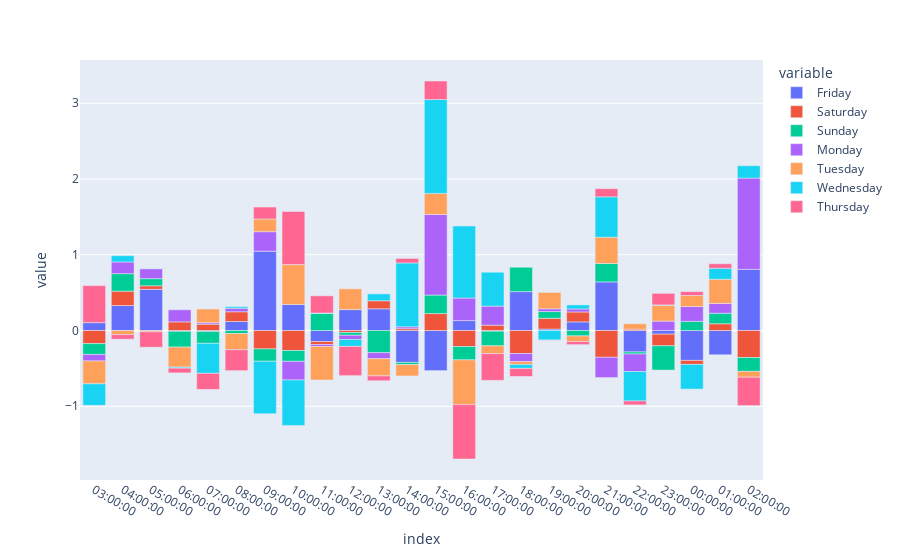

Write notebook code for a chart like this one.
### Code cell
fig2 = px.bar(dfmed, x=dfmed.index, y=dfmed.columns)

fig2

### Figure 1 — Plotly figure (JSON) as saved in the notebook; plotly's stock layout.template omitted (floating-point values rounded to 4 significant figures)
{"data": [{"alignmentgroup": "True", "hovertemplate": "variable=Friday<br>index=%{x}<br>value=%{y}<extra></extra>", "legendgroup": "Friday", "marker": {"color": "#636efa", "pattern": {"shape": ""}}, "name": "Friday", "offsetgroup": "Friday", "orientation": "v", "showlegend": true, "textposition": "auto", "type": "bar", "x": ["03:00:00", "04:00:00", "05:00:00", "06:00:00", "07:00:00", "08:00:00", "09:00:00", "10:00:00", "11:00:00", "12:00:00", "13:00:00", "14:00:00", "15:00:00", "16:00:00", "17:00:00", "18:00:00", "19:00:00", "20:00:00", "21:00:00", "22:00:00", "23:00:00", "00:00:00", "01:00:00", "02:00:00"], "xaxis": "x", "y": [0.1037, 0.3296, 0.5435, -0.01053, -0.01288, 0.1188, 1.047, 0.3431, -0.1461, 0.2761, 0.2867, -0.4207, -0.5292, 0.1313, -0.008986, 0.5136, 0.01942, 0.1142, 0.6417, -0.2829, -0.0481, -0.3945, -0.3201, 0.807], "yaxis": "y"}, {"alignmentgroup": "True", "hovertemplate": "variable=Saturday<br>index=%{x}<br>value=%{y}<extra></extra>", "legendgroup": "Saturday", "marker": {"color": "#EF553B", "pattern": {"shape": ""}}, "name": "Saturday", "offsetgroup": "Saturday", "orientation": "v", "showlegend": true, "textposition": "auto", "type": "bar", "x": ["03:00:00", "04:00:00", "05:00:00", "06:00:00", "07:00:00", "08:00:00", "09:00:00", "10:00:00", "11:00:00", "12:00:00", "13:00:00", "14:00:00", "15:00:00", "16:00:00", "17:00:00", "18:00:00", "19:00:00", "20:00:00", "21:00:00", "22:00:00", "23:00:00", "00:00:00", "01:00:00", "02:00:00"], "xaxis": "x", "y": [-0.173, 0.1901, 0.04706, 0.1142, 0.08384, 0.1286, -0.2427, -0.2633, -0.03851, -0.02597, 0.106, 0.02395, 0.2242, -0.2121, 0.071, -0.3032, 0.142, 0.1308, -0.3529, 0.01811, -0.1536, -0.05285, 0.08983, -0.356], "yaxis": "y"}, {"alignmentgroup": "True", "hovertemplate": "variable=Sunday<br>index=%{x}<br>value=%{y}<extra></extra>", "legendgroup": "Sunday", "marker": {"color": "#00cc96", "pattern": {"shape": ""}}, "name": "Sunday", "offsetgroup": "Sunday", "orientation": "v", "showlegend": true, "textposition": "auto", "type": "bar", "x": ["03:00:00", "04:00:00", "05:00:00", "06:00:00", "07:00:00", "08:00:00", "09:00:00", "10:00:00", "11:00:00", "12:00:00", "13:00:00", "14:00:00", "15:00:00", "16:00:00", "17:00:00", "18:00:00", "19:00:00", "20:00:00", "21:00:00", "22:00:00", "23:00:00", "00:00:00", "01:00:00", "02:00:00"], "xaxis": "x", "y": [-0.143, 0.2309, 0.09415, -0.2084, -0.1561, -0.04017, -0.1627, -0.1436, 0.2264, -0.03643, -0.2924, -0.02911, 0.2441, -0.1754, -0.1929, 0.3218, 0.08904, -0.07138, 0.2432, -0.02677, -0.3201, 0.121, 0.1385, -0.1831], "yaxis": "y"}, {"alignmentgroup": "True", "hovertemplate": "variable=Monday<br>index=%{x}<br>value=%{y}<extra></extra>", "legendgroup": "Monday", "marker": {"color": "#ab63fa", "pattern": {"shape": ""}}, "name": "Monday", "offsetgroup": "Monday", "orientation": "v", "showlegend": true, "textposition": "auto", "type": "bar", "x": ["03:00:00", "04:00:00", "05:00:00", "06:00:00", "07:00:00", "08:00:00", "09:00:00", "10:00:00", "11:00:00", "12:00:00", "13:00:00", "14:00:00", "15:00:00", "16:00:00", "17:00:00", "18:00:00", "19:00:00", "20:00:00", "21:00:00", "22:00:00", "23:00:00", "00:00:00", "01:00:00", "02:00:00"], "xaxis": "x", "y": [-0.08571, 0.1545, 0.1312, 0.1595, 0.01866, 0.04671, 0.2569, -0.2459, -0.0262, -0.05574, -0.07984, 0.02533, 1.063, 0.2977, 0.2512, -0.108, 0.0366, 0.04001, -0.2677, -0.2318, 0.1239, 0.1955, 0.1287, 1.205], "yaxis": "y"}, {"alignmentgroup": "True", "hovertemplate": "variable=Tuesday<br>index=%{x}<br>value=%{y}<extra></extra>", "legendgroup": "Tuesday", "marker": {"color": "#FFA15A", "pattern": {"shape": ""}}, "name": "Tuesday", "offsetgroup": "Tuesday", "orientation": "v", "showlegend": true, "textposition": "auto", "type": "bar", "x": ["03:00:00", "04:00:00", "05:00:00", "06:00:00", "07:00:00", "08:00:00", "09:00:00", "10:00:00", "11:00:00", "12:00:00", "13:00:00", "14:00:00", "15:00:00", "16:00:00", "17:00:00", "18:00:00", "19:00:00", "20:00:00", "21:00:00", "22:00:00", "23:00:00", "00:00:00", "01:00:00", "02:00:00"], "xaxis": "x", "y": [-0.3021, -0.05368, -0.01691, -0.2644, 0.1816, -0.2132, 0.1682, 0.5269, -0.4425, 0.2747, -0.2266, -0.1498, 0.2785, -0.5904, -0.1028, -0.03823, 0.2162, -0.0749, 0.3467, 0.07154, 0.2105, 0.1457, 0.3195, -0.07742], "yaxis": "y"}, {"alignmentgroup": "True", "hovertemplate": "variable=Wednesday<br>index=%{x}<br>value=%{y}<extra></extra>", "legendgroup": "Wednesday", "marker": {"color": "#19d3f3", "pattern": {"shape": ""}}, "name": "Wednesday", "offsetgroup": "Wednesday", "orientation": "v", "showlegend": true, "textposition": "auto", "type": "bar", "x": ["03:00:00", "04:00:00", "05:00:00", "06:00:00", "07:00:00", "08:00:00", "09:00:00", "10:00:00", "11:00:00", "12:00:00", "13:00:00", "14:00:00", "15:00:00", "16:00:00", "17:00:00", "18:00:00", "19:00:00", "20:00:00", "21:00:00", "22:00:00", "23:00:00", "00:00:00", "01:00:00", "02:00:00"], "xaxis": "x", "y": [-0.2833, 0.08357, 0.002783, -0.01324, -0.3961, 0.02048, -0.6928, -0.6005, 0.005005, -0.09171, 0.09099, 0.8427, 1.239, 0.951, 0.4473, -0.05085, -0.126, 0.05305, 0.5331, -0.3886, 0.00393, -0.3257, 0.1455, 0.1632], "yaxis": "y"}, {"alignmentgroup": "True", "hovertemplate": "variable=Thursday<br>index=%{x}<br>value=%{y}<extra></extra>", "legendgroup": "Thursday", "marker": {"color": "#FF6692", "pattern": {"shape": ""}}, "name": "Thursday", "offsetgroup": "Thursday", "orientation": "v", "showlegend": true, "textposition": "auto", "type": "bar", "x": ["03:00:00", "04:00:00", "05:00:00", "06:00:00", "07:00:00", "08:00:00", "09:00:00", "10:00:00", "11:00:00", "12:00:00", "13:00:00", "14:00:00", "15:00:00", "16:00:00", "17:00:00", "18:00:00", "19:00:00", "20:00:00", "21:00:00", "22:00:00", "23:00:00", "00:00:00", "01:00:00", "02:00:00"], "xaxis": "x", "y": [0.4885, -0.06074, -0.2034, -0.06247, -0.2123, -0.2764, 0.1575, 0.7006, 0.2265, -0.3857, -0.06436, 0.05934, 0.2441, -0.7179, -0.353, -0.1064, -0.003382, -0.04015, 0.1076, -0.05102, 0.1521, 0.05123, 0.05904, -0.3747], "yaxis": "y"}], "layout": {"barmode": "relative", "legend": {"title": {"text": "variable"}, "tracegroupgap": 0}, "margin": {"t": 60}, "xaxis": {"anchor": "y", "domain": [0, 1], "title": {"text": "index"}}, "yaxis": {"anchor": "x", "domain": [0, 1], "title": {"text": "value"}}}}
